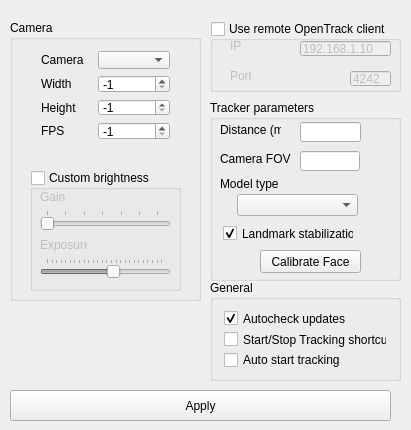
<?xml version="1.0" encoding="UTF-8"?>
<ui version="4.0">
 <class>ConfigWindow</class>
 <widget class="QWidget" name="ConfigWindow">
  <property name="windowModality">
   <enum>Qt::WindowModality::WindowModal</enum>
  </property>
  <property name="geometry">
   <rect>
    <x>0</x>
    <y>0</y>
    <width>411</width>
    <height>430</height>
   </rect>
  </property>
  <property name="minimumSize">
   <size>
    <width>411</width>
    <height>430</height>
   </size>
  </property>
  <property name="maximumSize">
   <size>
    <width>411</width>
    <height>430</height>
   </size>
  </property>
  <property name="windowTitle">
   <string>ConfigWindow</string>
  </property>
  <property name="windowIcon">
   <iconset resource="../../res/Resource.qrc">
    <normaloff>:/logo_256px.ico</normaloff>
    <normalon>:/logo_256px.ico</normalon>
    <disabledoff>:/logo_256px.ico</disabledoff>
    <disabledon>:/logo_256px.ico</disabledon>
    <activeoff>:/logo_256px.ico</activeoff>
    <selectedoff>:/newPrefix/logo_256px.ico</selectedoff>
    <selectedon>:/newPrefix/logo_256px.ico</selectedon>:/logo_256px.ico</iconset>
  </property>
  <widget class="QGroupBox" name="gbCamera">
   <property name="geometry">
    <rect>
     <x>10</x>
     <y>20</y>
     <width>191</width>
     <height>281</height>
    </rect>
   </property>
   <property name="title">
    <string>Camera</string>
   </property>
   <widget class="QWidget" name="layoutWidget">
    <property name="geometry">
     <rect>
      <x>20</x>
      <y>20</y>
      <width>151</width>
      <height>111</height>
     </rect>
    </property>
    <layout class="QGridLayout" name="imageparamslayout">
     <item row="2" column="0">
      <widget class="QLabel" name="label_4">
       <property name="text">
        <string>Width</string>
       </property>
      </widget>
     </item>
     <item row="2" column="1">
      <widget class="QSpinBox" name="imgWidthSelector">
       <property name="minimum">
        <number>-1</number>
       </property>
       <property name="maximum">
        <number>3000</number>
       </property>
       <property name="value">
        <number>-1</number>
       </property>
      </widget>
     </item>
     <item row="3" column="0">
      <widget class="QLabel" name="label_3">
       <property name="text">
        <string>Height</string>
       </property>
      </widget>
     </item>
     <item row="4" column="0">
      <widget class="QLabel" name="label_2">
       <property name="text">
        <string>FPS</string>
       </property>
      </widget>
     </item>
     <item row="3" column="1">
      <widget class="QSpinBox" name="imgHeightSelector">
       <property name="minimum">
        <number>-1</number>
       </property>
       <property name="maximum">
        <number>3000</number>
       </property>
       <property name="value">
        <number>-1</number>
       </property>
      </widget>
     </item>
     <item row="4" column="1">
      <widget class="QSpinBox" name="fpsSelector">
       <property name="minimum">
        <number>-1</number>
       </property>
       <property name="maximum">
        <number>120</number>
       </property>
       <property name="value">
        <number>-1</number>
       </property>
      </widget>
     </item>
     <item row="1" column="0">
      <widget class="QLabel" name="label">
       <property name="text">
        <string>Camera</string>
       </property>
      </widget>
     </item>
     <item row="1" column="1">
      <widget class="QComboBox" name="cameraIdSelector"/>
     </item>
    </layout>
   </widget>
   <widget class="QGroupBox" name="gbImageParams">
    <property name="geometry">
     <rect>
      <x>20</x>
      <y>150</y>
      <width>151</width>
      <height>121</height>
     </rect>
    </property>
    <property name="title">
     <string>Custom brightness</string>
    </property>
    <property name="checkable">
     <bool>true</bool>
    </property>
    <property name="checked">
     <bool>false</bool>
    </property>
    <widget class="QSlider" name="sliderGain">
     <property name="geometry">
      <rect>
       <x>10</x>
       <y>40</y>
       <width>131</width>
       <height>20</height>
      </rect>
     </property>
     <property name="minimum">
      <number>1</number>
     </property>
     <property name="maximum">
      <number>64</number>
     </property>
     <property name="orientation">
      <enum>Qt::Orientation::Horizontal</enum>
     </property>
     <property name="invertedAppearance">
      <bool>false</bool>
     </property>
     <property name="invertedControls">
      <bool>false</bool>
     </property>
     <property name="tickPosition">
      <enum>QSlider::TickPosition::TicksAbove</enum>
     </property>
    </widget>
    <widget class="QLabel" name="label_6">
     <property name="geometry">
      <rect>
       <x>10</x>
       <y>68</y>
       <width>47</width>
       <height>13</height>
      </rect>
     </property>
     <property name="text">
      <string>Exposure</string>
     </property>
    </widget>
    <widget class="QLabel" name="label_5">
     <property name="geometry">
      <rect>
       <x>10</x>
       <y>20</y>
       <width>47</width>
       <height>13</height>
      </rect>
     </property>
     <property name="text">
      <string>Gain</string>
     </property>
    </widget>
    <widget class="QSlider" name="sliderExposure">
     <property name="geometry">
      <rect>
       <x>10</x>
       <y>88</y>
       <width>131</width>
       <height>20</height>
      </rect>
     </property>
     <property name="maximum">
      <number>254</number>
     </property>
     <property name="value">
      <number>144</number>
     </property>
     <property name="orientation">
      <enum>Qt::Orientation::Horizontal</enum>
     </property>
     <property name="tickPosition">
      <enum>QSlider::TickPosition::TicksAbove</enum>
     </property>
    </widget>
   </widget>
   <zorder>gbImageParams</zorder>
   <zorder>layoutWidget</zorder>
  </widget>
  <widget class="QPushButton" name="applyBtn">
   <property name="geometry">
    <rect>
     <x>10</x>
     <y>390</y>
     <width>381</width>
     <height>31</height>
    </rect>
   </property>
   <property name="text">
    <string>Apply</string>
   </property>
  </widget>
  <widget class="QGroupBox" name="sendGroupbox">
   <property name="enabled">
    <bool>true</bool>
   </property>
   <property name="geometry">
    <rect>
     <x>210</x>
     <y>21</y>
     <width>191</width>
     <height>71</height>
    </rect>
   </property>
   <property name="title">
    <string>Use remote OpenTrack client</string>
   </property>
   <property name="checkable">
    <bool>true</bool>
   </property>
   <property name="checked">
    <bool>false</bool>
   </property>
   <widget class="QLineEdit" name="ipField">
    <property name="geometry">
     <rect>
      <x>90</x>
      <y>20</y>
      <width>91</width>
      <height>15</height>
     </rect>
    </property>
    <property name="acceptDrops">
     <bool>false</bool>
    </property>
    <property name="toolTip">
     <string>&lt;html&gt;&lt;head/&gt;&lt;body&gt;&lt;p&gt;IP address where Opentrack is running. Leave empty for using local PC IP address.&lt;/p&gt;&lt;/body&gt;&lt;/html&gt;</string>
    </property>
    <property name="whatsThis">
     <string>asadf</string>
    </property>
    <property name="layoutDirection">
     <enum>Qt::LayoutDirection::LeftToRight</enum>
    </property>
    <property name="text">
     <string>192.168.1.10</string>
    </property>
   </widget>
   <widget class="QLabel" name="label_7">
    <property name="geometry">
     <rect>
      <x>20</x>
      <y>20</y>
      <width>21</width>
      <height>10</height>
     </rect>
    </property>
    <property name="text">
     <string>IP</string>
    </property>
   </widget>
   <widget class="QLabel" name="label_8">
    <property name="geometry">
     <rect>
      <x>20</x>
      <y>50</y>
      <width>21</width>
      <height>10</height>
     </rect>
    </property>
    <property name="text">
     <string>Port</string>
    </property>
   </widget>
   <widget class="QLineEdit" name="portField">
    <property name="geometry">
     <rect>
      <x>140</x>
      <y>50</y>
      <width>41</width>
      <height>15</height>
     </rect>
    </property>
    <property name="layoutDirection">
     <enum>Qt::LayoutDirection::LeftToRight</enum>
    </property>
    <property name="text">
     <string>4242</string>
    </property>
   </widget>
  </widget>
  <widget class="QGroupBox" name="paramsGroupBox">
   <property name="geometry">
    <rect>
     <x>210</x>
     <y>100</y>
     <width>191</width>
     <height>181</height>
    </rect>
   </property>
   <property name="title">
    <string>Tracker parameters</string>
   </property>
   <widget class="QLabel" name="label_9">
    <property name="geometry">
     <rect>
      <x>10</x>
      <y>21</y>
      <width>61</width>
      <height>18</height>
     </rect>
    </property>
    <property name="text">
     <string>Distance (m)</string>
    </property>
   </widget>
   <widget class="QLineEdit" name="distanceField">
    <property name="geometry">
     <rect>
      <x>90</x>
      <y>22</y>
      <width>61</width>
      <height>20</height>
     </rect>
    </property>
    <property name="text">
     <string/>
    </property>
   </widget>
   <widget class="QLabel" name="label_10">
    <property name="geometry">
     <rect>
      <x>10</x>
      <y>76</y>
      <width>121</width>
      <height>16</height>
     </rect>
    </property>
    <property name="text">
     <string>Model type</string>
    </property>
   </widget>
   <widget class="QComboBox" name="modeltypeSelect">
    <property name="geometry">
     <rect>
      <x>27</x>
      <y>94</y>
      <width>121</width>
      <height>22</height>
     </rect>
    </property>
   </widget>
   <widget class="QCheckBox" name="landmarkStabChck">
    <property name="geometry">
     <rect>
      <x>13</x>
      <y>118</y>
      <width>131</width>
      <height>31</height>
     </rect>
    </property>
    <property name="toolTip">
     <string>&lt;html&gt;&lt;head/&gt;&lt;body&gt;&lt;p&gt;&lt;span style=&quot; font-weight:600;&quot;&gt;Experimental&lt;/span&gt;&lt;/p&gt;&lt;p&gt;Apply a filter to reduce noise on the recognized facial landmarks. Can reduce noise and thus, make you able to reduce the amount of Acella fitlering in Opentrack, gaining responsiveness.&lt;/p&gt;&lt;/body&gt;&lt;/html&gt;</string>
    </property>
    <property name="toolTipDuration">
     <number>-1</number>
    </property>
    <property name="text">
     <string>Landmark stabilization</string>
    </property>
    <property name="checked">
     <bool>true</bool>
    </property>
   </widget>
   <widget class="QLineEdit" name="fovField">
    <property name="geometry">
     <rect>
      <x>90</x>
      <y>51</y>
      <width>60</width>
      <height>20</height>
     </rect>
    </property>
    <property name="text">
     <string/>
    </property>
   </widget>
   <widget class="QLabel" name="label_11">
    <property name="geometry">
     <rect>
      <x>10</x>
      <y>50</y>
      <width>71</width>
      <height>18</height>
     </rect>
    </property>
    <property name="text">
     <string>Camera FOV</string>
    </property>
   </widget>
   <widget class="QPushButton" name="calibrateBtn">
    <property name="geometry">
     <rect>
      <x>50</x>
      <y>150</y>
      <width>101</width>
      <height>23</height>
     </rect>
    </property>
    <property name="locale">
     <locale language="English" country="UnitedStates"/>
    </property>
    <property name="text">
     <string>Calibrate Face</string>
    </property>
   </widget>
  </widget>
  <widget class="QGroupBox" name="generalGroupBox">
   <property name="geometry">
    <rect>
     <x>210</x>
     <y>280</y>
     <width>191</width>
     <height>101</height>
    </rect>
   </property>
   <property name="title">
    <string>General</string>
   </property>
   <layout class="QVBoxLayout" name="verticalLayout">
    <item>
     <widget class="QCheckBox" name="updateChckbox">
      <property name="toolTip">
       <string>&lt;html&gt;&lt;head/&gt;&lt;body&gt;&lt;p&gt;Check for a newer version of the program on GitHub and notify me if available.&lt;/p&gt;&lt;/body&gt;&lt;/html&gt;</string>
      </property>
      <property name="toolTipDuration">
       <number>-1</number>
      </property>
      <property name="text">
       <string>Autocheck updates</string>
      </property>
      <property name="checked">
       <bool>true</bool>
      </property>
     </widget>
    </item>
    <item>
     <widget class="QCheckBox" name="enableTrackingCheckbox">
      <property name="text">
       <string>Start/Stop Tracking shortcut</string>
      </property>
     </widget>
    </item>
    <item>
     <widget class="QCheckBox" name="enableAutoStartCheckbox">
      <property name="text">
       <string>Auto start tracking</string>
      </property>
     </widget>
    </item>
   </layout>
  </widget>
 </widget>
 <layoutdefault spacing="6" margin="11"/>
 <resources>
  <include location="../../res/Resource.qrc"/>
 </resources>
 <connections/>
</ui>
